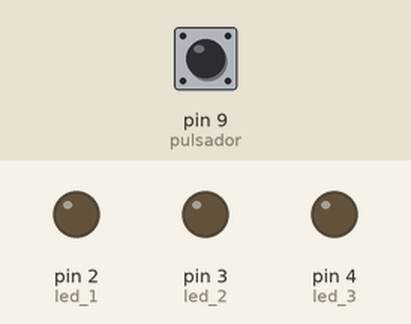
Simulated run of this sketch. Board: Arduino Uno, built with avr-gcc and run on an emulated ATmega328P. Shown: output pins drawn as LEDs (lit = HIGH). Dashed ring = blinking. Inputs (shaded band) come from the test bench; at power-on: pin 9 (pulsador) HIGH. Random numbers use the default seed unless the sketch sets one.

Above: at 1.2 s.
1.3 s: pin 9 (pulsador) pulled LOW for 0.15 s
At 1.37 s:
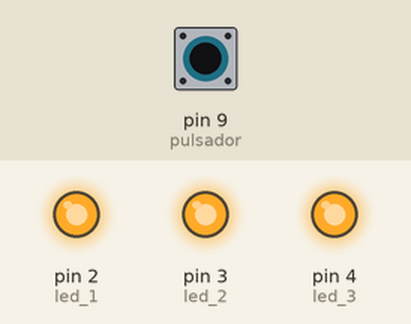
2.9 s: pin 9 (pulsador) pulled LOW for 1 s
At 3.7 s:
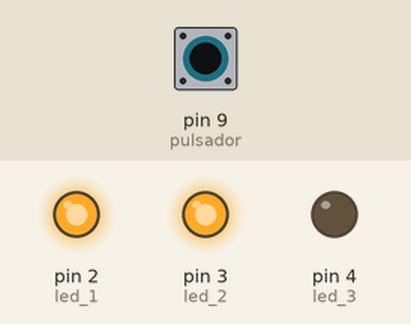
5.4 s: pin 9 (pulsador) pulled LOW for 3.2 s
At 6.0 s:
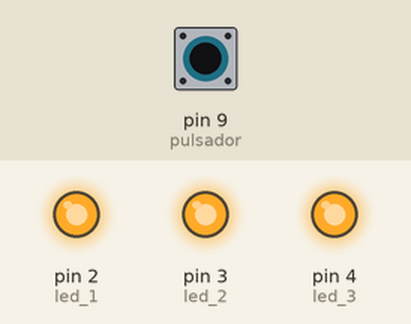
10.1 s: pin 9 (pulsador) pulsed LOW 2 times (0.12 s each, 0.3 s apart)
At 10.46 s:
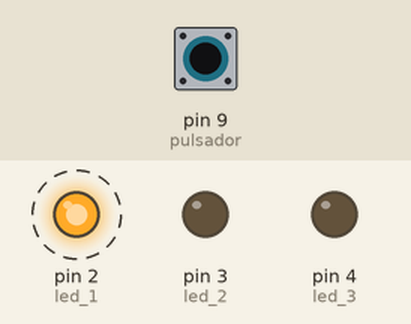
Timing chart, 0 to 13.1 s (numbered marks = the images above; inputs shaded):
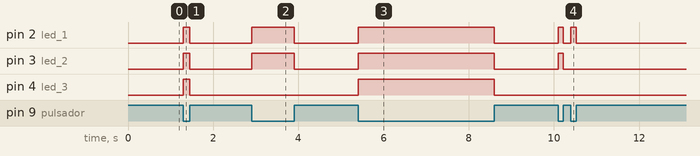

The sketch:

Ejercicio1.1.ino
```cpp
/* Dado1.1 - Dado electronico
  Ana Escobar Llamazares
  Alberto Freije Carballo
  Luis Carlos Hurlé Fleitas
*/
int led_1 = 2;
int led_2 = 3;
int led_3 = 4;

int pulsador = 9;

void setup () { //Arduino ejecuta una sola vez lo que esta en setup

  //Configurar salidas de los leds
   pinMode (led_1, OUTPUT);
   pinMode (led_2, OUTPUT);
   pinMode (led_3, OUTPUT);

   //Configurar el pin de entrada del pulsador
   pinMode (pulsador, INPUT);

   //Inicializa el generador de numeros aleatorios
   randomSeed(analogRead(0));

   //Apaga todos los leds
   digitalWrite (led_1, LOW);
   digitalWrite (led_2, LOW);
   digitalWrite (led_3, LOW);

}

void escribe_dado (unsigned char num) {
  //Escribe numero en el dado
  switch (num) {

    case 1: //Prender el numero 1
            digitalWrite (led_1, HIGH);
            digitalWrite (led_2, LOW);
            digitalWrite (led_3, LOW);
            break;

    case 2: //Prender el numero 2
            digitalWrite (led_1, HIGH);
            digitalWrite (led_2, HIGH);
            digitalWrite (led_3, LOW);
        break;

    case 3: //Prender el numero 3
            digitalWrite (led_1, HIGH);
            digitalWrite (led_2, HIGH);
            digitalWrite (led_3, HIGH);
            break;

    default:
    case 0:  //Apagar todos los leds
            digitalWrite (led_1, LOW);
            digitalWrite (led_2, LOW);
            digitalWrite (led_3, LOW);
            break;

  }
}


void loop () {

  unsigned int numero;

  while (!digitalRead (pulsador));   //Espera a que aprieten pulsador

  while(digitalRead(pulsador)== LOW);{//Espera que el pulsador pase a HIGH
  }//Arduino se queda en el while, hasta que alguien presione el pulsador
  escribe_dado (0);              //Apaga todos los leds

 while (digitalRead (pulsador));      //Espera a que suelten pulsador

  while(digitalRead(pulsador)== HIGH){//Espera que el pulsador pase a LOW
  }// Este ultimo While es el "Antirebote" del pulsador

  numero = random(1, 4);        //Genera un numero al azar entre 1 y 3

  escribe_dado (numero);        //Mostrar el numero en el dado
}
```

Measured:
- after the input at 1.3 s, pin 2 (led_1), pin 3 (led_2), pin 4 (led_3): LOW → HIGH at once, → LOW 0.15 s later
- after the input at 2.9 s, pin 2 (led_1), pin 3 (led_2): LOW → HIGH at once, → LOW 1.0 s later
- after the input at 5.4 s, pin 2 (led_1), pin 3 (led_2), pin 4 (led_3): LOW → HIGH at once, → LOW 3.2 s later
- after the input at 10.1 s, pin 2 (led_1): alternates HIGH for 0.12 s and LOW for 0.18 s, 4 changes in all, then stays LOW, starting at once; pin 3 (led_2): LOW → HIGH at once, → LOW 0.12 s later
